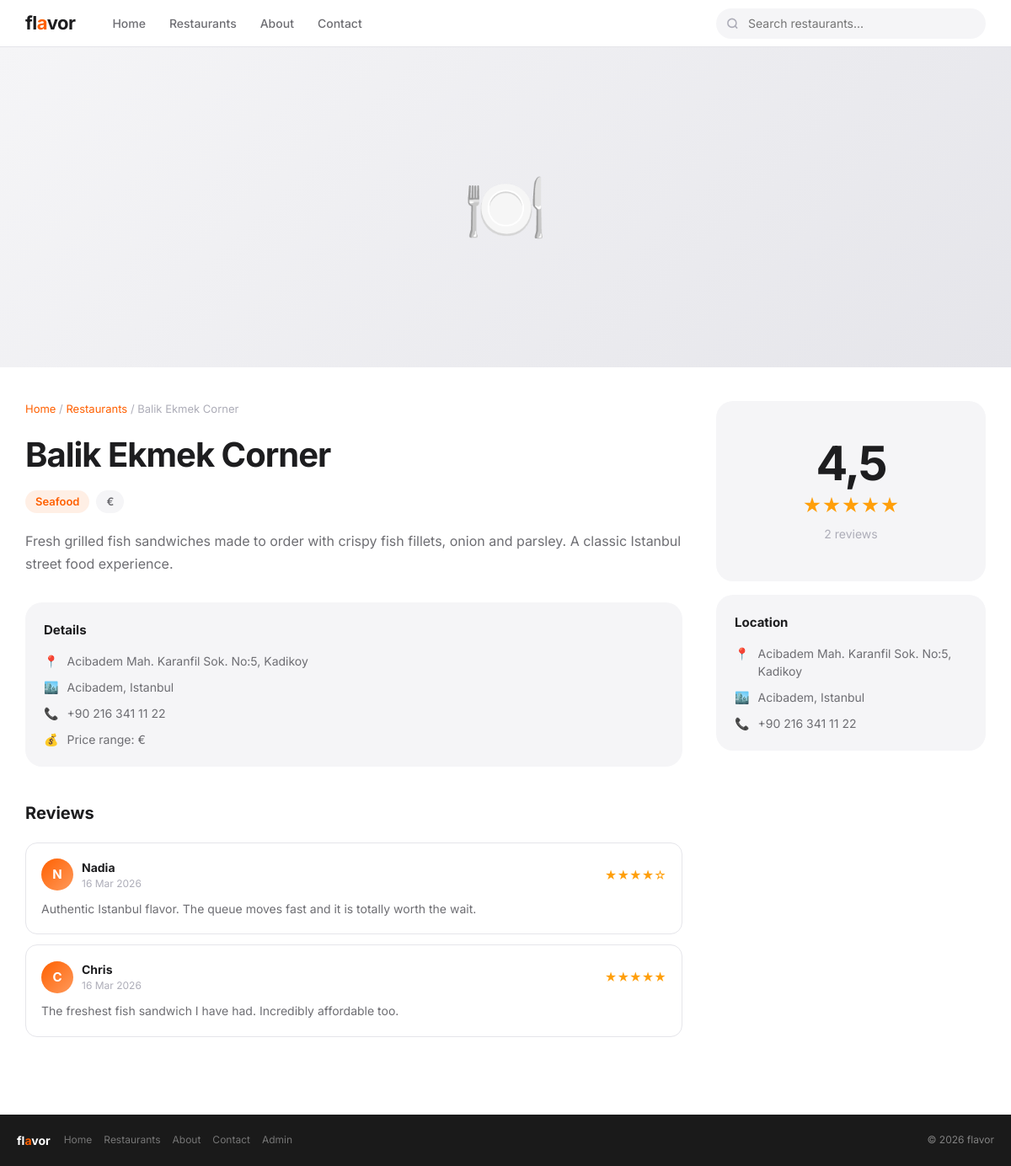
The app's page /restaurants/12/ with its own data.
### restaurants/models.py (models this page shows, shortened)
class Restaurant(models.Model):
    name = models.CharField(max_length=200)
    description = models.TextField()
    address = models.CharField(max_length=300)
    phone = models.CharField(max_length=20)
    price_range = models.CharField(max_length=1, choices=PRICE_CHOICES, default='2')
    category = models.ForeignKey(Category, on_delete=models.SET_NULL, null=True)
    location = models.ForeignKey(Location, on_delete=models.SET_NULL, null=True)
    created_at = models.DateTimeField(auto_now_add=True)
    def average_rating(self):
        avg = self.reviews.aggregate(avg=Avg('rating'))['avg']
        return round(avg, 1) if avg else None
    def price_display(self):
        return dict(PRICE_CHOICES).get(self.price_range, '€€')

class Category(models.Model):
    name = models.CharField(max_length=100)
    class Meta:
        verbose_name_plural = 'Categories'
    def __str__(self):
        return self.name

class Location(models.Model):
    city = models.CharField(max_length=100)
    district = models.CharField(max_length=100)
    def __str__(self):
        return f'{self.district}, {self.city}'

class Review(models.Model):
    restaurant = models.ForeignKey(Restaurant, on_delete=models.CASCADE, related_name='reviews')
    author = models.CharField(max_length=100)
    rating = models.IntegerField(choices=[(i, i) for i in range(1, 6)])
    text = models.TextField()
    created_at = models.DateTimeField(auto_now_add=True)

### restaurants/views.py (the view)
# urls.py: path('restaurants/<int:pk>/', views.restaurant_detail, name='restaurant_detail'),
def restaurant_detail(request, pk):
    restaurant = get_object_or_404(Restaurant, pk=pk)
    reviews = restaurant.reviews.all().order_by('-created_at')
    return render(request, 'restaurants/detail.html', {'restaurant': restaurant, 'reviews': reviews})

### templates/restaurants/detail.html (shortened to what this page needs)
{% extends 'base.html' %}
{% block content %}
<div class="detail-hero">
  <div class="detail-hero-ph">🍽️</div>
</div>
<div class="detail-wrap">
  <div>
    <div class="breadcrumb">
      <a href="{% url 'home' %}">Home</a> /
      <a href="{% url 'restaurant_list' %}">Restaurants</a> /
      {{ restaurant.name }}
    </div>
    <h1 class="detail-name">{{ restaurant.name }}</h1>
    <div class="detail-tags">
      <span class="tag tag-cat">{{ restaurant.category }}</span>
      <span class="tag tag-price">{{ restaurant.price_display }}</span>
    </div>
    <p class="detail-desc">{{ restaurant.description }}</p>
    <div class="info-card">
      <h4>Details</h4>
      <div class="info-row"><span class="info-icon">📍</span> {{ restaurant.address }}</div>
      <div class="info-row"><span class="info-icon">🏙️</span> {{ restaurant.location }}</div>
      <div class="info-row"><span class="info-icon">📞</span> {{ restaurant.phone }}</div>
      <div class="info-row"><span class="info-icon">💰</span> Price range: {{ restaurant.price_display }}</div>
    </div>
    <div class="reviews-section">
      <div class="reviews-title">Reviews</div>
      {% if reviews %}
        {% for review in reviews %}
        <div class="review-card">
          <div class="review-top">
            <div class="reviewer">
              <div class="avatar">{{ review.author|first|upper }}</div>
              <div>
                <div class="reviewer-name">{{ review.author }}</div>
                <div class="reviewer-date">{{ review.created_at|date:"d M Y" }}</div>
              </div>
            </div>
            <div class="review-stars">
              {% for i in "12345" %}{% if forloop.counter <= review.rating %}★{% else %}☆{% endif %}{% endfor %}
            </div>
          </div>
          <p class="review-text">{{ review.text }}</p>
        </div>
        {% endfor %}
      {% else %}
        <div class="empty" style="padding:40px 0">
          <div class="empty-icon">💬</div>
          <h3>No reviews yet</h3>
          <p>Be the first to review this restaurant.</p>
        </div>
      {% endif %}
    </div>
  </div>
  <aside>
    <div class="info-card">
      <div class="rating-box">
        {% with avg=restaurant.average_rating cnt=restaurant.reviews.count %}
        {% if avg %}
        <div class="rating-num">{{ avg }}</div>
        <div class="rating-stars">★★★★★</div>
        <div class="rating-cnt">{{ cnt }} review{{ cnt|pluralize }}</div>
        {% else %}
        <div style="font-size:15px;color:#adadb8;padding:12px 0">Not rated yet</div>
        {% endif %}
        {% endwith %}
      </div>
    </div>
    <div class="info-card">
      <h4>Location</h4>
      <div class="info-row"><span class="info-icon">📍</span> {{ restaurant.address }}</div>
      <div class="info-row"><span class="info-icon">🏙️</span> {{ restaurant.location }}</div>
      <div class="info-row"><span class="info-icon">📞</span> {{ restaurant.phone }}</div>
    </div>
  </aside>
</div>
{% endblock %}

### static/css/style.css (style rules this page uses)
:root { --font: "Inter", -apple-system, BlinkMacSystemFont, "Helvetica Neue", Arial, sans-serif; --text: #1d1d1f; --text-2: #6e6e73; --text-3: #adadb8; --bg: #ffffff; --bg-2: #f5f5f7; --bg-3: #fafafa; --border: #e5e5ea; --accent: #ff6000; --accent-dk: #e05500; --green: #34c759; --nav-h: 56px; --r: 14px; --r-lg: 20px; --shadow: 0 2px 12px rgba(0,0,0,0.07); --shadow-lg: 0 8px 32px rgba(0,0,0,0.10); }
*, *::before, *::after { box-sizing: border-box; margin: 0; padding: 0; }
html { scroll-behavior: smooth; height: 100%; }
body { font-family: var(--font); color: var(--text); background: var(--bg); -webkit-font-smoothing: antialiased; line-height: 1.5; min-height: 100vh; display: flex; flex-direction: column; }
a { text-decoration: none; color: inherit; }
.detail-hero { height: 380px; background: var(--bg-2); overflow: hidden; position: relative; }
.detail-hero-ph { height: 100%; display: flex; align-items: center; justify-content: center; font-size: 80px; background: linear-gradient(135deg, #f5f5f7, #e5e5ea); }
.detail-wrap { max-width: 1180px; margin: 0 auto; padding: 40px 20px 80px; display: grid; grid-template-columns: 1fr 320px; gap: 40px; align-items: start; }
.breadcrumb { font-size: 13px; color: var(--text-3); margin-bottom: 14px; }
.breadcrumb a { color: var(--accent); }
.detail-name { font-size: clamp(26px, 4vw, 40px); font-weight: 700; letter-spacing: -1px; margin-bottom: 12px; }
.detail-tags { display: flex; gap: 8px; flex-wrap: wrap; margin-bottom: 20px; }
.tag { display: inline-flex; align-items: center; gap: 4px; padding: 4px 12px; border-radius: 50px; font-size: 13px; font-weight: 600; }
.tag-cat { background: rgba(255,96,0,0.1); color: var(--accent); }
.tag-price { background: var(--bg-2); color: var(--text-2); }
.detail-desc { font-size: 16px; color: var(--text-2); line-height: 1.7; margin-bottom: 32px; }
.info-card { background: var(--bg-2); border-radius: var(--r-lg); padding: 22px; margin-bottom: 16px; }
.info-card h4 { font-size: 15px; font-weight: 700; margin-bottom: 14px; }
.info-row { display: flex; gap: 10px; font-size: 14px; color: var(--text-2); margin-bottom: 10px; align-items: flex-start; }
.info-row:last-child { margin-bottom: 0; }
.info-icon { flex-shrink: 0; color: var(--text-3); }
.rating-box { text-align: center; padding: 24px; }
.rating-num { font-size: 56px; font-weight: 700; letter-spacing: -2px; color: var(--text); line-height: 1; }
.rating-stars { font-size: 22px; color: #ff9f0a; margin: 6px 0; }
.rating-cnt { font-size: 14px; color: var(--text-3); }
.reviews-section { margin-top: 40px; }
.reviews-title { font-size: 20px; font-weight: 700; margin-bottom: 20px; }
.review-card { border: 1px solid var(--border); border-radius: var(--r); padding: 18px; margin-bottom: 12px; }
.review-top { display: flex; justify-content: space-between; align-items: center; margin-bottom: 10px; }
.reviewer { display: flex; align-items: center; gap: 10px; }
.avatar { width: 38px; height: 38px; border-radius: 50%; background: linear-gradient(135deg, var(--accent), #ff9a5c); color: #fff; font-weight: 700; font-size: 15px; display: flex; align-items: center; justify-content: center; flex-shrink: 0; }
.reviewer-name { font-size: 14px; font-weight: 700; }
.reviewer-date { font-size: 12px; color: var(--text-3); }
.review-stars { color: #ff9f0a; font-size: 14px; }
.review-text { font-size: 14px; color: var(--text-2); line-height: 1.6; }

### records on screen
Restaurant: name "Balik Ekmek Corner", category "Seafood", price_display "€", description "Fresh grilled fish sandwiches made to order with crispy fish fillets, onion and parsley. A classic Istanbul street food experience.", address "Acibadem Mah. Karanfil Sok. No:5, Kadikoy", location "Acibadem, Istanbul", phone "+90 216 341 11 22"
Review: author|first "N", author "Nadia", created_at "16 Mar 2026", rating 4 (drawn), text "Authentic Istanbul flavor. The queue moves fast and it is totally worth the wait."
Review: author|first "C", author "Chris", created_at "16 Mar 2026", text "The freshest fish sandwich I have had. Incredibly affordable too."

### other values on screen
{{ avg }} "4,5"
{{ cnt }} "2"
